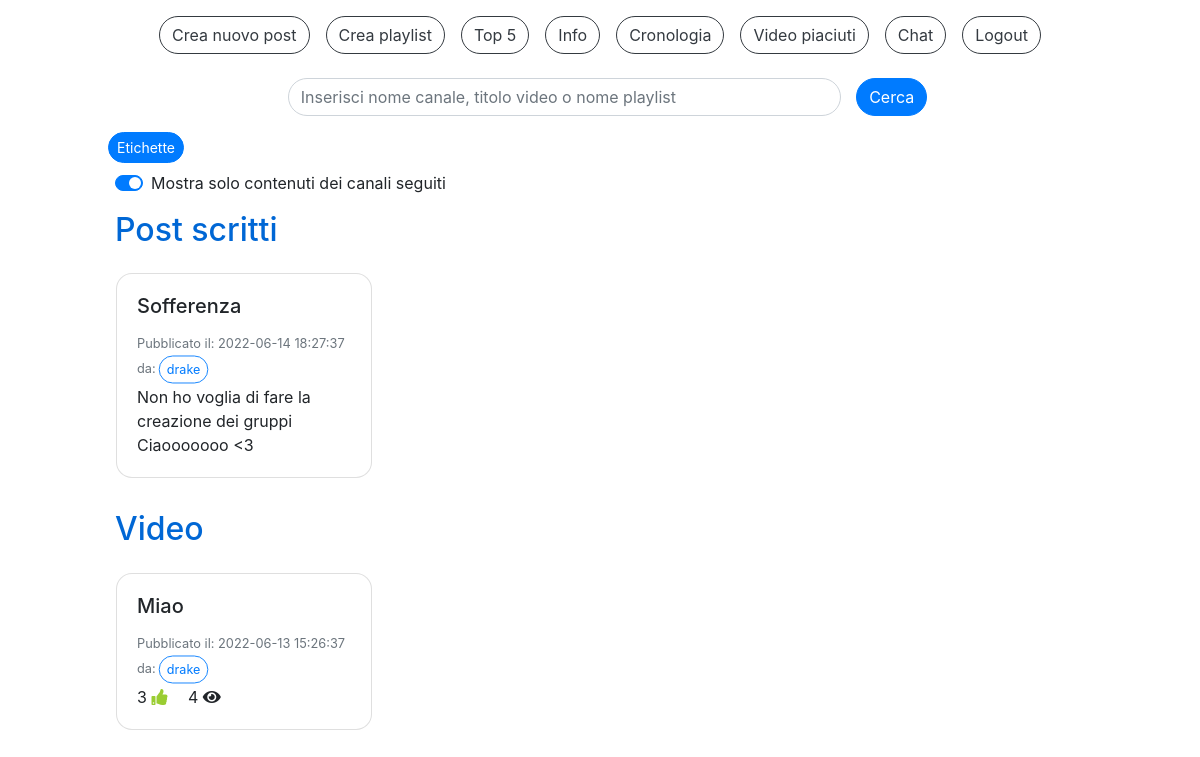
The app's page /home.php (signed in) with its own data.
### tables this page shows
CREATE TABLE `post_scritti` (
  `IdPost` int(11) NOT NULL,
  `Titolo` varchar(40) NOT NULL,
  `DataPubblicazione` datetime NOT NULL DEFAULT current_timestamp(),
  `TestoPost` varchar(400) NOT NULL,
  `IdAccount` int(11) NOT NULL
);

CREATE TABLE `accounts` (
  `IdAccount` int(11) NOT NULL,
  `Username` varchar(40) NOT NULL,
  `Mail` varchar(40) NOT NULL,
  `Password` varchar(100) NOT NULL,
  `Canale` tinyint(1) NOT NULL,
  `NumeroIscritti` int(11) DEFAULT NULL
);

CREATE TABLE `video` (
  `IdVideo` int(11) NOT NULL,
  `Titolo` varchar(100) NOT NULL,
  `SorgenteVideo` varchar(300) NOT NULL,
  `DataPubblicazione` datetime NOT NULL DEFAULT current_timestamp(),
  `NumeroLike` int(11) NOT NULL DEFAULT 0,
  `NumeroVisualizzazioni` int(11) NOT NULL DEFAULT 0,
  `IdAccount` int(11) NOT NULL
);

### check_canale.php (called while the page is built, shortened)
<?php
  include("db.php");
  $sql="SELECT * FROM Accounts WHERE IdAccount=?";
  $query=$db->prepare($sql);
  $dati=array($_SESSION["loginID"]);
  $query->execute($dati);
  $ris=$query->fetchAll();
  foreach($ris as $row) {
    $canale=$row["Canale"];
  }
?>

### home.php (the view, shortened to what this page needs)
<!DOCTYPE html>
<html>
<head>
  <link rel="stylesheet" href="css/style.css">
  <link rel="stylesheet" href="css/custom_style.css">
</head>
<body>
  <?php
    include("db.php");
    include("check_canale.php");
  ?>
  <div class="container-fluid pt-3">
    <div class="row justify-content-center">
      <?php
        if($canale) {
          echo '<button type="button" class="btn btn-outline-dark mr-3" onclick="location.href=\'create_post.php\'">Crea nuovo post</button>';
        }
      ?>
      <button type="button" class="btn btn-outline-dark mr-3" onclick="location.href='creazionePlaylist.php'">Crea playlist</button>
      <button type="button" class="btn btn-outline-dark mr-3" onclick="location.href='top5.php'">Top 5</button>
      <button type="button" class="btn btn-outline-dark mr-3" onclick="location.href='info.php'">Info</button>
      <button type="button" class="btn btn-outline-dark mr-3" onclick="location.href='cronologia.php'">Cronologia</button>
      <button type="button" class="btn btn-outline-dark mr-3" onclick="location.href='video_piaciuti.php'">Video piaciuti</button>
      <button type="button" class="btn btn-outline-dark mr-3" onclick="location.href='chat.php'">Chat</button>
      <button type="button" class="btn btn-outline-dark" onclick="location.href='logout.php'">Logout</button>
    </div>
    <div class="row justify-content-center">
      <div id="homePosts" class="col-10">
        <form method="POST" class="mt-2" style="width: 100%" action="ricerca.php">
          <div class="row align-items-center justify-content-center">
            <div class="form-group col-7 mt-3">
              <input type="text" id="cerca" class="form-control" name="cerca" placeholder="Inserisci nome canale, titolo video o nome playlist" required>
            </div>
            <button id="bottoneCerca" class="btn btn-primary" value="">Cerca</button>
          </div>
        </form>
        <div class="row mb-2">
          <button id="etichette" class="btn btn-primary btn-sm ml-2" onclick="location.href='etichette.php'">Etichette</button>
        </div>
        <div class="custom-control custom-switch">
          <label class="custom-control-label" id="contentSwitchLabel" for="contentSwitch">Mostra solo contenuti dei canali seguiti</label>
        </div>
        <h2 class="titleText mt-3">Post scritti</h2>
        <div id="postScrittiSeguiti" class="row">
        <?php
          $sql="SELECT * FROM Post_Scritti s, Accounts a, Iscrizioni i WHERE a.IdAccount=s.IdAccount AND a.IdAccount=i.IdCanale AND i.IdIscritto=? ORDER BY DataPubblicazione DESC LIMIT 4";
          $query=$db->prepare($sql);
          $dati=array($_SESSION["loginID"]);
          $query->execute($dati);
          $ris=$query->fetchAll();
          foreach($ris as $row) {
            echo '<div class="card m-3 card-post" style="width: 16rem;">
                    <div class="card-body card-post" onclick="cardOnClickPost(\''.$row["IdPost"].'\',\''. $row["Username"] .'\')">
                      <h5 class="card-title card-post">'. $row["Titolo"] .'</h5>
                      <p class="card-text card-post">
                        <small class="text-muted">Pubblicato il: '. $row["DataPubblicazione"] .'<br>da:<button type="button" class="btn btn-outline-primary btn-sm mini" onclick="location.href=\'canale.php?canale='. $row["Username"] .'\'">'. $row["Username"] .'</button></small><br>
                        '. $row["TestoPost"] .'<br>
                      </p>
                    </div>
                  </div>';
          }
        ?>
        </div>
        <h2 class="titleText mt-3">Video</h2>
        <?php
          $sql="SELECT * FROM Video v JOIN Accounts a ON v.IdAccount=a.IdAccount ORDER BY DataPubblicazione DESC LIMIT 12";
          $query=$db->prepare($sql);
          $query->execute();
          $ris=$query->fetchAll();
          foreach($ris as $row) {
            $sql="SELECT * FROM Video v, Visualizzazioni vis, Accounts a WHERE v.IdVideo=vis.IdVideo AND a.IdAccount=vis.IdAccount AND vis.IdAccount=? AND vis.IdVideo=?";
            $query=$db->prepare($sql);
            $dati=array($_SESSION["loginID"], $row["IdVideo"]);
            $query->execute($dati);
            $risVis=$query->fetchAll();
          }
        ?>
        <div id="postVideoSeguiti" class="row">
        <?php
          $sql="SELECT * FROM Video v, Accounts a, Iscrizioni i WHERE v.IdAccount=a.IdAccount AND a.IdAccount=i.IdCanale AND i.IdIscritto=? ORDER BY DataPubblicazione DESC LIMIT 12";
          $query=$db->prepare($sql);
          $dati=array($_SESSION["loginID"]);
          $query->execute($dati);
          $ris=$query->fetchAll();
          foreach($ris as $row) {
            $sql="SELECT * FROM Video v, Visualizzazioni vis, Accounts a WHERE v.IdVideo=vis.IdVideo AND a.IdAccount=vis.IdAccount AND vis.IdAccount=? AND vis.IdVideo=?";
            $query=$db->prepare($sql);
            $dati=array($_SESSION["loginID"], $row["IdVideo"]);
            $query->execute($dati);
            $risVis=$query->fetchAll();
            $tempoVis=-1;
            $creator=$row["Username"];
            foreach($risVis as $vis) {
              $tempoVis=$vis["TempoVisualizzazione"];
            }
            echo '<div class="card card-video m-3" style="width: 16rem;">
                    <div class="card-body card-video" onclick="cardOnClick(\''. $row["IdVideo"] .'\',\''. $row["Titolo"] .'\',\''. $row["SorgenteVideo"] .'\',\''. $tempoVis .'\',\''. $creator .'\')">
                      <h5 class="card-title card-video">'. $row["Titolo"] .'</h5>
                      <p class="card-text card-video">
                        <small class="text-muted">Pubblicato il: '. $row["DataPubblicazione"] .'<br>da:<button type="button" class="btn btn-outline-primary btn-sm mini">'. $creator .'</button></small><br>
                        '. $row["NumeroLike"] .' <i class="fa fa-thumbs-up mr-3"></i>
                        '. $row["NumeroVisualizzazioni"] .' <i class="fa fa-eye"></i>
                      </p>
                    </div>
                  </div>';
          }
        ?>
        </div>
      </div>
    </div>
  </div>
</body>
</html>

### css/custom_style.css (style rules this page uses)
* { transition: 0.4s; }
div, h2, p { cursor: default; }
.card-video,.card-playlist,.card-post { cursor: pointer; }
.fa-thumbs-up { color: yellowgreen; }
body { height: 100vh; overflow: auto; }
.btn,.form-control,.custom-select { border-radius: 2rem; }
.mini { transform: scale(0.9); }
.card { border-radius: 1rem; }
.titleText { color: #0067d5; }

### records on screen
post_scritti: Titolo "Sofferenza", DataPubblicazione "2022-06-14 18:27:37", IdAccount.Username "drake", TestoPost "Non ho voglia di fare la creazione dei gruppi Ciaooooooo <3"
video: Titolo "Miao", DataPubblicazione "2022-06-13 15:26:37", IdAccount.Username "drake", NumeroLike "3", NumeroVisualizzazioni "4"
